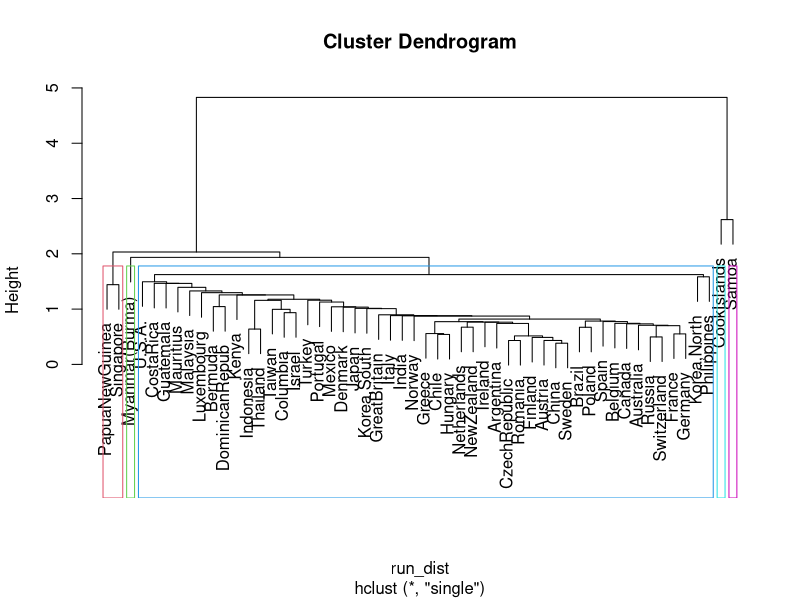
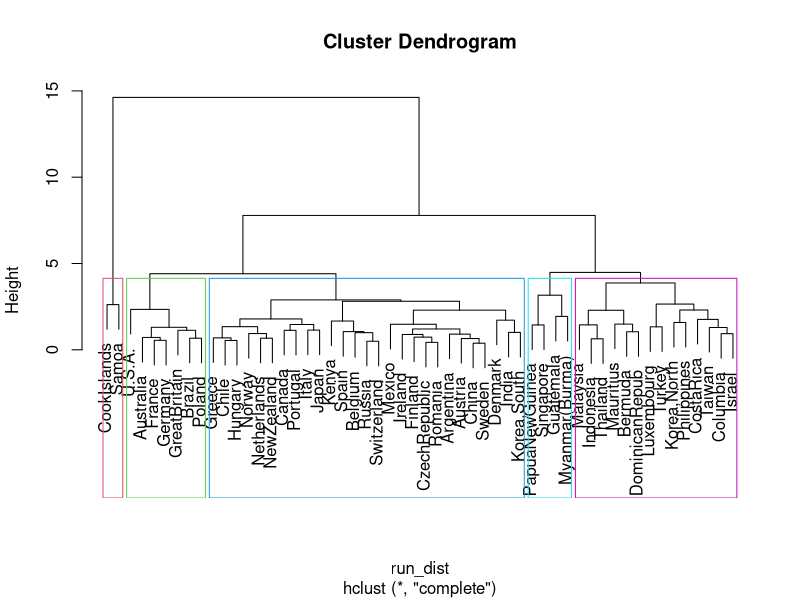

The R source for these figures, in order:
## Single Hierarchical Clustering

# In this exercise, you'll apply the single hierarchical method to cluster the countries. 

run_record <- read.table("./run.txt", header=TRUE)

# Explore your data with str() and summary()
str(run_record)
summary(run_record)

# Set random seed. Don't remove this line.
set.seed(1)

# Standardize run_record, transform to a dataframe: run_record_sc
run_record_sc <- as.data.frame(scale(run_record))

# Apply dist() to run_record_sc: run_dist
run_dist <- dist(run_record_sc)

# Apply hclust() to run_dist: run_single
library(stats)
run_single <- hclust(run_dist, method="single")

# Apply cutree() to run_single: memb_single
memb_single <- cutree(run_single,5)

# Apply plot() on run_single to draw the dendrogram
plot(run_single)

# Draw boxes around the 5 clusters using rect.hclust(). Set the border argument 
# to 2:6, for different colors.
rect.hclust(run_single, k=5, border = 2:6)
# However, it appears the two islands Samoa and Cook's Islands, who are not known 
# for their sports performances, have both been placed in their own groups. Maybe, 
# we're dealing with some chaining issues? Let's try a different linkage method in 
# the next exercise!


## Complete Hierarchical Clustering

# The clusters of the last exercise weren't truly satisfying. The single-linkage 
# method appears to be placing each outlier in its own cluster. Let's see if 
# complete-linkage agrees with this clustering!

# Apply hclust() to run_dist: run_complete
library(stats)
run_complete <- hclust(run_dist, method = "complete")

# Apply cutree() to run_complete: memb_complete
memb_complete <- cutree(run_complete, 5)

# Apply plot() on run_complete to draw the dendrogram
plot(run_complete)

# Apply rect.hclust() on run_complete to draw the boxes
rect.hclust(run_complete, k = 5, border = 2:6)

# table() the clusters memb_single and memb_complete. Put memb_single in the rows
table(memb_single, memb_complete)

# Comparing the two plots. The five clusters differ significantly from the 
# single-linkage clusters. That one big cluster you had before, is now split up 
# into 4 medium sized clusters. 